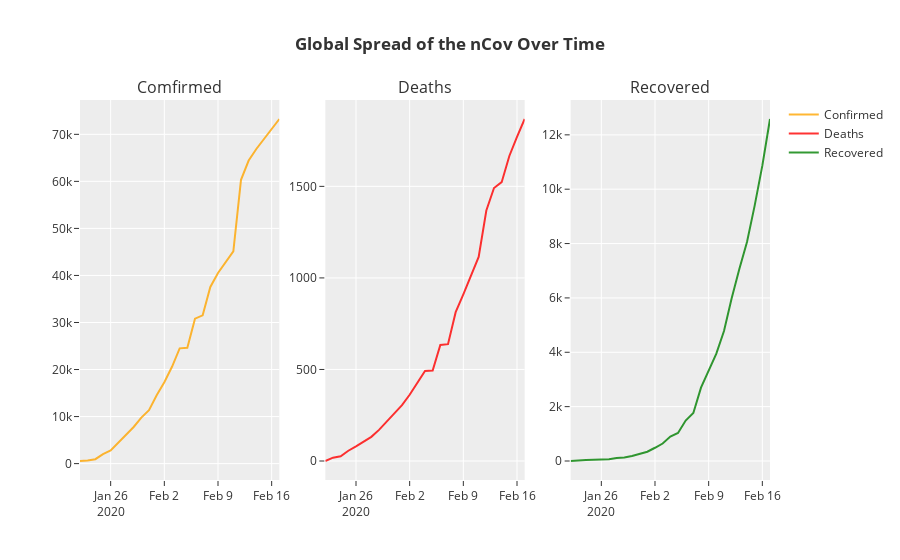

The cell this chart's notebook holds for it:
### Markdown cell above
## Global Spread Over Time

### Code cell
global_data_over_time = date_wise_data.groupby('Date')['Confirmed','Deaths','Recovered'].sum().reset_index()

plot = make_subplots(rows=1, cols=3, subplot_titles=("Comfirmed", "Deaths", "Recovered"))

subPlot1 = go.Scatter(
                x=global_data_over_time['Date'],
                y=global_data_over_time['Confirmed'],
                name="Confirmed",
                line_color='orange',
                opacity=0.8)

subPlot2 = go.Scatter(
                x=global_data_over_time['Date'],
                y=global_data_over_time['Deaths'],
                name="Deaths",
                line_color='red',
                opacity=0.8)

subPlot3 = go.Scatter(
                x=global_data_over_time['Date'],
                y=global_data_over_time['Recovered'],
                name="Recovered",
                line_color='green',
                opacity=0.8)

plot.append_trace(subPlot1, 1, 1)
plot.append_trace(subPlot2, 1, 2)
plot.append_trace(subPlot3, 1, 3)
plot.update_layout(template="ggplot2", title_text = '<b>Global Spread of the nCov Over Time</b>')

plot.show()

### Figure 1 — Plotly figure (JSON) as saved in the notebook; plotly's stock layout.template omitted (floating-point values rounded to 4 significant figures)
{"data": [{"line": {"color": "orange"}, "name": "Confirmed", "opacity": 0.8, "type": "scatter", "x": ["2020-01-22", "2020-01-23", "2020-01-24", "2020-01-25", "2020-01-26", "2020-01-27", "2020-01-28", "2020-01-29", "2020-01-30", "2020-01-31", "2020-02-01", "2020-02-02", "2020-02-03", "2020-02-04", "2020-02-05", "2020-02-06", "2020-02-07", "2020-02-08", "2020-02-09", "2020-02-10", "2020-02-11", "2020-02-12", "2020-02-13", "2020-02-14", "2020-02-15", "2020-02-16", "2020-02-17"], "xaxis": "x", "y": [555.0, 653.0, 941.0, 2019.0, 2794.0, 4473.0, 6057.0, 7783.0, 9776.0, 11370.0, 14550.0, 17300.0, 20590.0, 24500.0, 24630.0, 30810.0, 31530.0, 37550.0, 40540.0, 42770.0, 45120.0, 60330.0, 64420.0, 66890.0, 69030.0, 71230.0, 73260.0], "yaxis": "y"}, {"line": {"color": "red"}, "name": "Deaths", "opacity": 0.8, "type": "scatter", "x": ["2020-01-22", "2020-01-23", "2020-01-24", "2020-01-25", "2020-01-26", "2020-01-27", "2020-01-28", "2020-01-29", "2020-01-30", "2020-01-31", "2020-02-01", "2020-02-02", "2020-02-03", "2020-02-04", "2020-02-05", "2020-02-06", "2020-02-07", "2020-02-08", "2020-02-09", "2020-02-10", "2020-02-11", "2020-02-12", "2020-02-13", "2020-02-14", "2020-02-15", "2020-02-16", "2020-02-17"], "xaxis": "x2", "y": [0.0, 18.0, 26.0, 56.0, 80.0, 107.0, 132.0, 170.0, 213.0, 259.0, 305.0, 362.0, 426.0, 492.0, 494.0, 634.0, 638.0, 813.0, 910.0, 1013.0, 1115.0, 1368.0, 1491.0, 1523.0, 1666.0, 1770.0, 1868.0], "yaxis": "y2"}, {"line": {"color": "green"}, "name": "Recovered", "opacity": 0.8, "type": "scatter", "x": ["2020-01-22", "2020-01-23", "2020-01-24", "2020-01-25", "2020-01-26", "2020-01-27", "2020-01-28", "2020-01-29", "2020-01-30", "2020-01-31", "2020-02-01", "2020-02-02", "2020-02-03", "2020-02-04", "2020-02-05", "2020-02-06", "2020-02-07", "2020-02-08", "2020-02-09", "2020-02-10", "2020-02-11", "2020-02-12", "2020-02-13", "2020-02-14", "2020-02-15", "2020-02-16", "2020-02-17"], "xaxis": "x3", "y": [0.0, 30.0, 36.0, 49.0, 54.0, 63.0, 110.0, 133.0, 187.0, 252.0, 340.0, 487.0, 644.0, 899.0, 1029.0, 1487.0, 1763.0, 2701.0, 3312.0, 3950.0, 4781.0, 5986.0, 7064.0, 8058.0, 9395.0, 10860.0, 12580.0], "yaxis": "y3"}], "layout": {"annotations": [{"font": {"size": 16}, "showarrow": false, "text": "Comfirmed", "x": 0.1444, "xanchor": "center", "xref": "paper", "y": 1.0, "yanchor": "bottom", "yref": "paper"}, {"font": {"size": 16}, "showarrow": false, "text": "Deaths", "x": 0.5, "xanchor": "center", "xref": "paper", "y": 1.0, "yanchor": "bottom", "yref": "paper"}, {"font": {"size": 16}, "showarrow": false, "text": "Recovered", "x": 0.8556, "xanchor": "center", "xref": "paper", "y": 1.0, "yanchor": "bottom", "yref": "paper"}], "title": {"text": "<b>Global Spread of the nCov Over Time</b>"}, "xaxis": {"anchor": "y", "domain": [0.0, 0.2889]}, "xaxis2": {"anchor": "y2", "domain": [0.3556, 0.6444]}, "xaxis3": {"anchor": "y3", "domain": [0.7111, 1.0]}, "yaxis": {"anchor": "x", "domain": [0.0, 1.0]}, "yaxis2": {"anchor": "x2", "domain": [0.0, 1.0]}, "yaxis3": {"anchor": "x3", "domain": [0.0, 1.0]}}}
